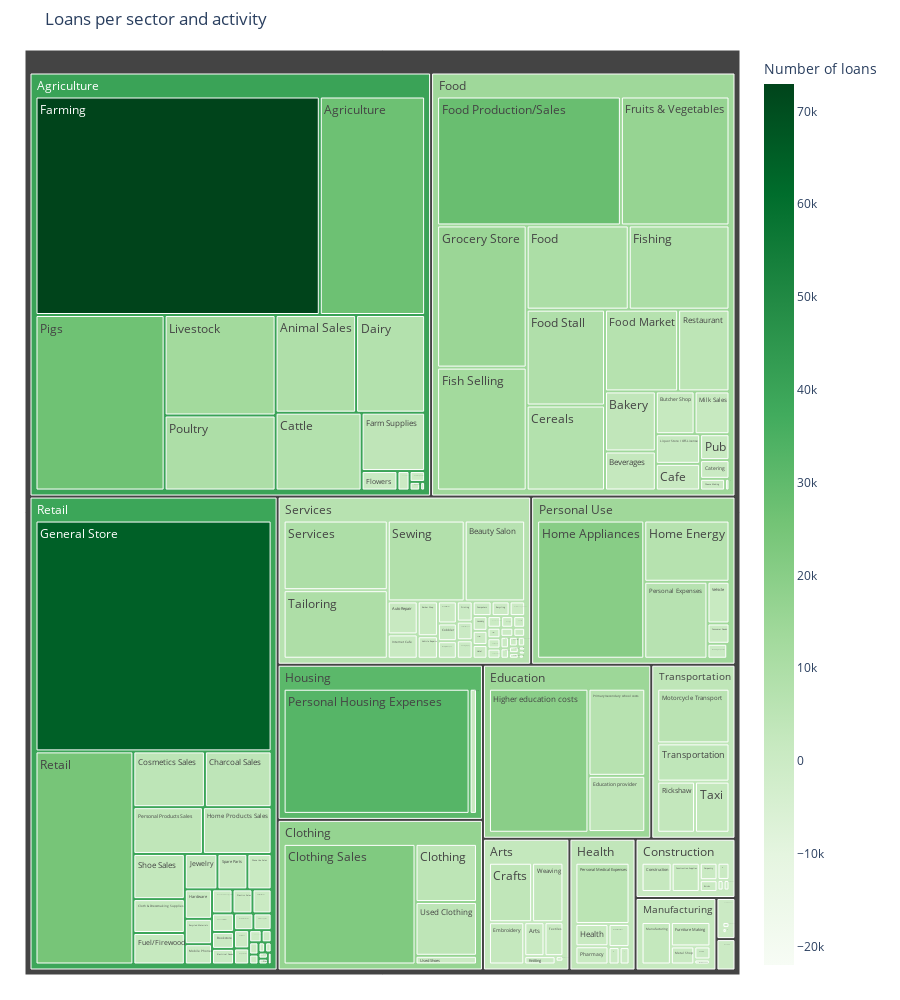

Here is the notebook cell this chart was saved with:
### Markdown cell above
Let’re represent now the treemap for the couple {sectors, activities}, showing the size and color of tiles proportional with the number of loans.

### Code cell
df = kiva_loans.groupby(["sector", "activity"])["loan_amount"].agg(["count"]).reset_index()
df = df.sort_values(by=["sector", "activity"], ascending=False)
df.columns = ["Sector", "Activity", "Number of loans"]
fig = px.treemap(df, path=["Sector", "Activity"],
values='Number of loans', color='Number of loans', hover_data=['Sector'],
color_continuous_scale="Greens",
color_continuous_midpoint=np.average(df['Number of loans'],
weights=df['Number of loans'])) 
fig.update_layout(margin = dict(t=50, l=25, r=25, b=25),
height=1000, title="Loans per sector and activity") 
fig.show()

### Figure 1 — Plotly figure (JSON) as saved in the notebook; plotly's stock layout.template omitted (floating-point values rounded to 4 significant figures; data arrays with more than 128 entries replaced by an {"elided": "..."} marker saying what was removed)
{"data": [{"branchvalues": "total", "customdata": {"elided": "178x2 mixed values"}, "domain": {"x": [0, 1], "y": [0, 1]}, "hovertemplate": "labels=%{label}<br>Number of loans_sum=%{value}<br>parent=%{parent}<br>id=%{id}<br>Sector=%{customdata[0]}<br>Number of loans=%{color}<extra></extra>", "ids": {"elided": "178 str values"}, "labels": {"elided": "178 str values"}, "marker": {"coloraxis": "coloraxis", "colors": {"elided": "178 float values"}}, "name": "", "parents": {"elided": "178 str values"}, "type": "treemap", "values": {"elided": "178 int values"}}], "layout": {"coloraxis": {"cmid": 25490.0, "colorbar": {"title": {"text": "Number of loans"}}, "colorscale": [[0, "rgb(247,252,245)"], [0.125, "rgb(229,245,224)"], [0.25, "rgb(199,233,192)"], [0.375, "rgb(161,217,155)"], [0.5, "rgb(116,196,118)"], [0.625, "rgb(65,171,93)"], [0.75, "rgb(35,139,69)"], [0.875, "rgb(0,109,44)"], [1, "rgb(0,68,27)"]]}, "height": 1000, "legend": {"tracegroupgap": 0}, "margin": {"b": 25, "l": 25, "r": 25, "t": 50}, "title": {"text": "Loans per sector and activity"}}}
